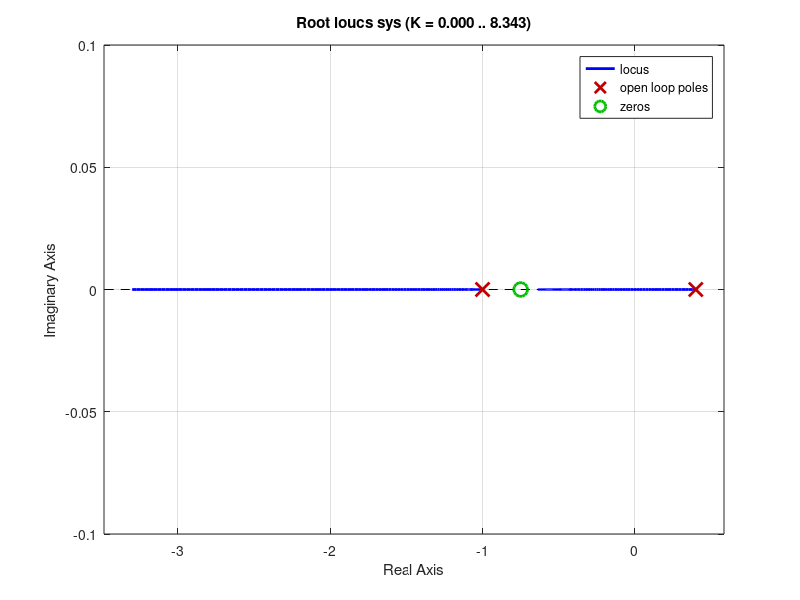

Here is the MATLAB script that generated this plot: (Note: this script raises an error after producing the figure.)
num=0.4*[1 0.75]
den=conv([1 -0.4], [1 1])

%sistema discreto T=1
sys=tf(num, den, 1)
rlocus(sys) % func que traca lugar das raizes

%define limite dos eixos
axis([2.5 1.2 -1.5 1.5])
%aparencia cxircular
axis equal